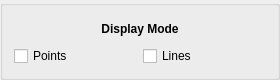
       <widget class="QGroupBox" name="groupBox_2">
        <property name="sizePolicy">
         <sizepolicy hsizetype="Fixed" vsizetype="Fixed">
          <horstretch>0</horstretch>
          <verstretch>0</verstretch>
         </sizepolicy>
        </property>
        <property name="minimumSize">
         <size>
          <width>280</width>
          <height>80</height>
         </size>
        </property>
        <property name="maximumSize">
         <size>
          <width>280</width>
          <height>80</height>
         </size>
        </property>
        <property name="title">
         <string/>
        </property>
        <layout class="QGridLayout" name="gridLayout_9">
         <item row="0" column="0">
          <layout class="QGridLayout" name="gridLayout_7">
           <item row="1" column="0">
            <layout class="QHBoxLayout" name="horizontalLayout">
             <item>
              <widget class="QCheckBox" name="radioButton_Points">
               <property name="text">
                <string>Points</string>
               </property>
              </widget>
             </item>
             <item>
              <widget class="QCheckBox" name="radioButton_Lines">
               <property name="text">
                <string>Lines</string>
               </property>
              </widget>
             </item>
            </layout>
           </item>
           <item row="0" column="0">
            <widget class="QLabel" name="label">
             <property name="maximumSize">
              <size>
               <width>260</width>
               <height>16777215</height>
              </size>
             </property>
             <property name="font">
              <font>
               <weight>75</weight>
               <bold>true</bold>
              </font>
             </property>
             <property name="text">
              <string>Display Mode</string>
             </property>
             <property name="alignment">
              <set>Qt::AlignCenter</set>
             </property>
            </widget>
           </item>
          </layout>
         </item>
        </layout>
       </widget>
